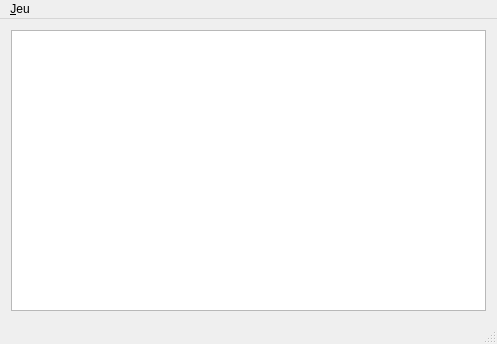
<?xml version="1.0" encoding="UTF-8"?>
<ui version="4.0">
 <class>MainWindowStarlight</class>
 <widget class="QMainWindow" name="MainWindowStarlight">
  <property name="geometry">
   <rect>
    <x>0</x>
    <y>0</y>
    <width>497</width>
    <height>344</height>
   </rect>
  </property>
  <property name="windowTitle">
   <string>Starlight</string>
  </property>
  <widget class="QWidget" name="centralWidget">
   <layout class="QHBoxLayout" name="horizontalLayout">
    <item>
     <widget class="QGraphicsView" name="graphicsView"/>
    </item>
   </layout>
  </widget>
  <widget class="QMenuBar" name="menuBar">
   <property name="geometry">
    <rect>
     <x>0</x>
     <y>0</y>
     <width>497</width>
     <height>19</height>
    </rect>
   </property>
   <widget class="QMenu" name="menu_Jeu">
    <property name="title">
     <string>&amp;Jeu</string>
    </property>
    <addaction name="action_Nouveau"/>
    <addaction name="action_Ouvrir"/>
    <addaction name="action_Fermer"/>
    <addaction name="action_Quitter"/>
   </widget>
   <addaction name="menu_Jeu"/>
  </widget>
  <widget class="QStatusBar" name="statusBar">
   <property name="enabled">
    <bool>true</bool>
   </property>
  </widget>
  <action name="action_Nouveau">
   <property name="text">
    <string>&amp;Nouveau</string>
   </property>
   <property name="shortcut">
    <string>Ctrl+N</string>
   </property>
  </action>
  <action name="action_Fermer">
   <property name="text">
    <string>&amp;Fermer</string>
   </property>
   <property name="shortcut">
    <string>Ctrl+F</string>
   </property>
  </action>
  <action name="action_Quitter">
   <property name="text">
    <string>&amp;Quitter</string>
   </property>
   <property name="shortcut">
    <string>Ctrl+Q</string>
   </property>
  </action>
  <action name="action_Ouvrir">
   <property name="text">
    <string>&amp;Ouvrir</string>
   </property>
   <property name="shortcut">
    <string>Ctrl+O</string>
   </property>
  </action>
 </widget>
 <layoutdefault spacing="6" margin="11"/>
 <resources/>
 <connections/>
</ui>
